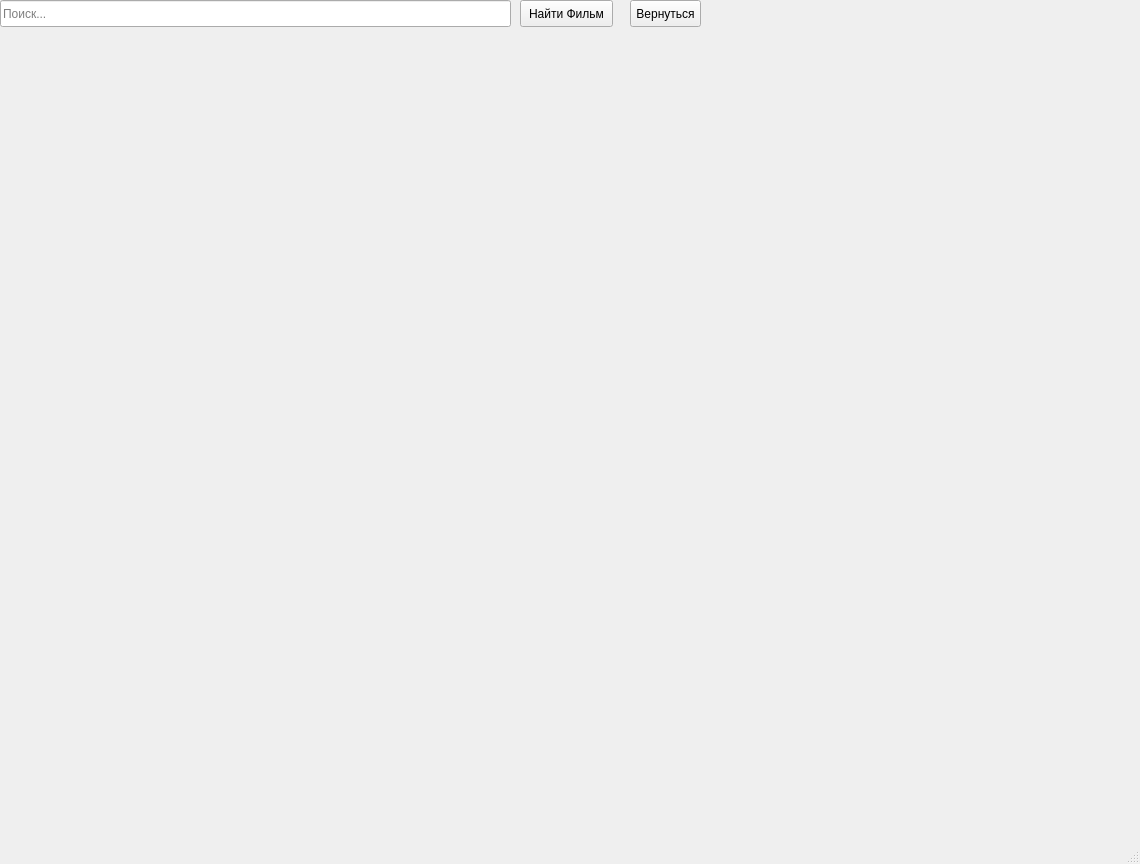
<?xml version="1.0" encoding="UTF-8"?>
<ui version="4.0">
 <class>MainWindow</class>
 <widget class="QMainWindow" name="MainWindow">
  <property name="windowModality">
   <enum>Qt::ApplicationModal</enum>
  </property>
  <property name="geometry">
   <rect>
    <x>0</x>
    <y>0</y>
    <width>1140</width>
    <height>864</height>
   </rect>
  </property>
  <property name="windowTitle">
   <string>MainWindow</string>
  </property>
  <widget class="QWidget" name="centralwidget">
   <property name="enabled">
    <bool>true</bool>
   </property>
   <widget class="QLineEdit" name="search_title">
    <property name="enabled">
     <bool>true</bool>
    </property>
    <property name="geometry">
     <rect>
      <x>0</x>
      <y>0</y>
      <width>511</width>
      <height>27</height>
     </rect>
    </property>
    <property name="layoutDirection">
     <enum>Qt::RightToLeft</enum>
    </property>
    <property name="inputMask">
     <string/>
    </property>
    <property name="text">
     <string/>
    </property>
    <property name="placeholderText">
     <string>Поиск...</string>
    </property>
   </widget>
   <widget class="QLabel" name="background">
    <property name="geometry">
     <rect>
      <x>0</x>
      <y>0</y>
      <width>1914</width>
      <height>890</height>
     </rect>
    </property>
    <property name="sizePolicy">
     <sizepolicy hsizetype="Ignored" vsizetype="Expanding">
      <horstretch>0</horstretch>
      <verstretch>0</verstretch>
     </sizepolicy>
    </property>
    <property name="autoFillBackground">
     <bool>true</bool>
    </property>
    <property name="text">
     <string/>
    </property>
    <property name="pixmap">
     <pixmap>black.png</pixmap>
    </property>
   </widget>
   <widget class="QWidget" name="gridLayoutWidget">
    <property name="geometry">
     <rect>
      <x>-1</x>
      <y>29</y>
      <width>1141</width>
      <height>811</height>
     </rect>
    </property>
    <layout class="QGridLayout" name="grid"/>
   </widget>
   <widget class="QPushButton" name="btn_search">
    <property name="geometry">
     <rect>
      <x>520</x>
      <y>0</y>
      <width>93</width>
      <height>27</height>
     </rect>
    </property>
    <property name="text">
     <string>Найти Фильм</string>
    </property>
   </widget>
   <widget class="QPushButton" name="btn_goback">
    <property name="geometry">
     <rect>
      <x>630</x>
      <y>0</y>
      <width>71</width>
      <height>27</height>
     </rect>
    </property>
    <property name="text">
     <string>Вернуться</string>
    </property>
   </widget>
   <zorder>background</zorder>
   <zorder>search_title</zorder>
   <zorder>gridLayoutWidget</zorder>
   <zorder>btn_search</zorder>
   <zorder>btn_goback</zorder>
  </widget>
  <widget class="QStatusBar" name="statusbar">
   <property name="enabled">
    <bool>true</bool>
   </property>
  </widget>
 </widget>
 <resources/>
 <connections/>
</ui>
